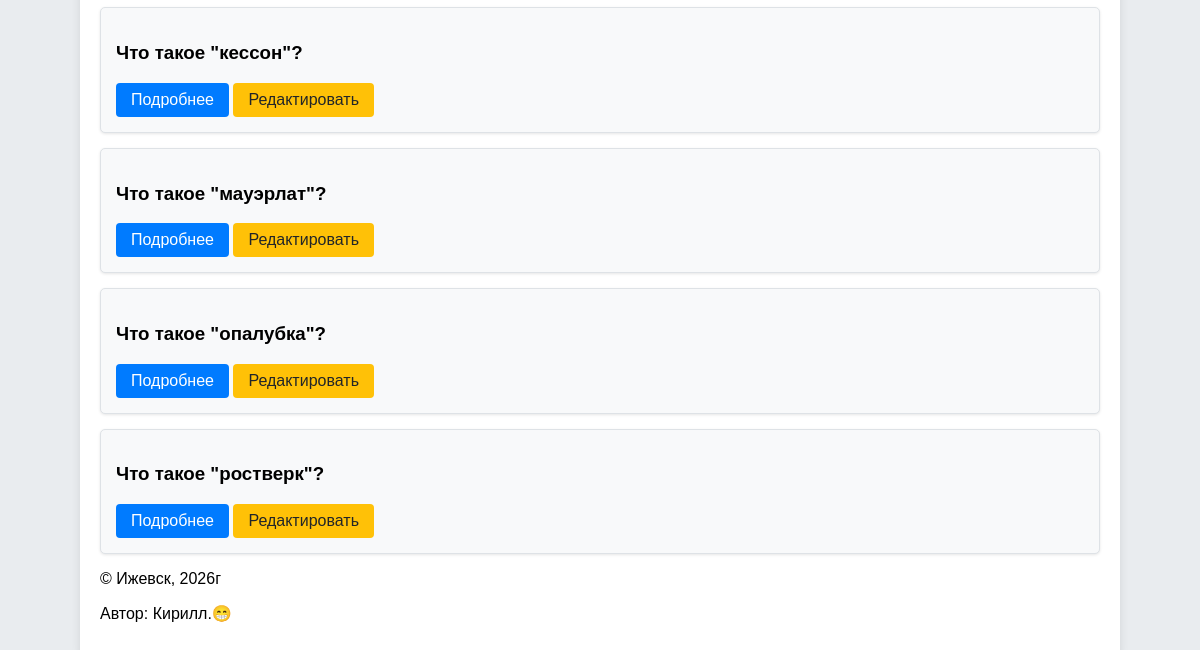
The app's page / (lower part), older data.
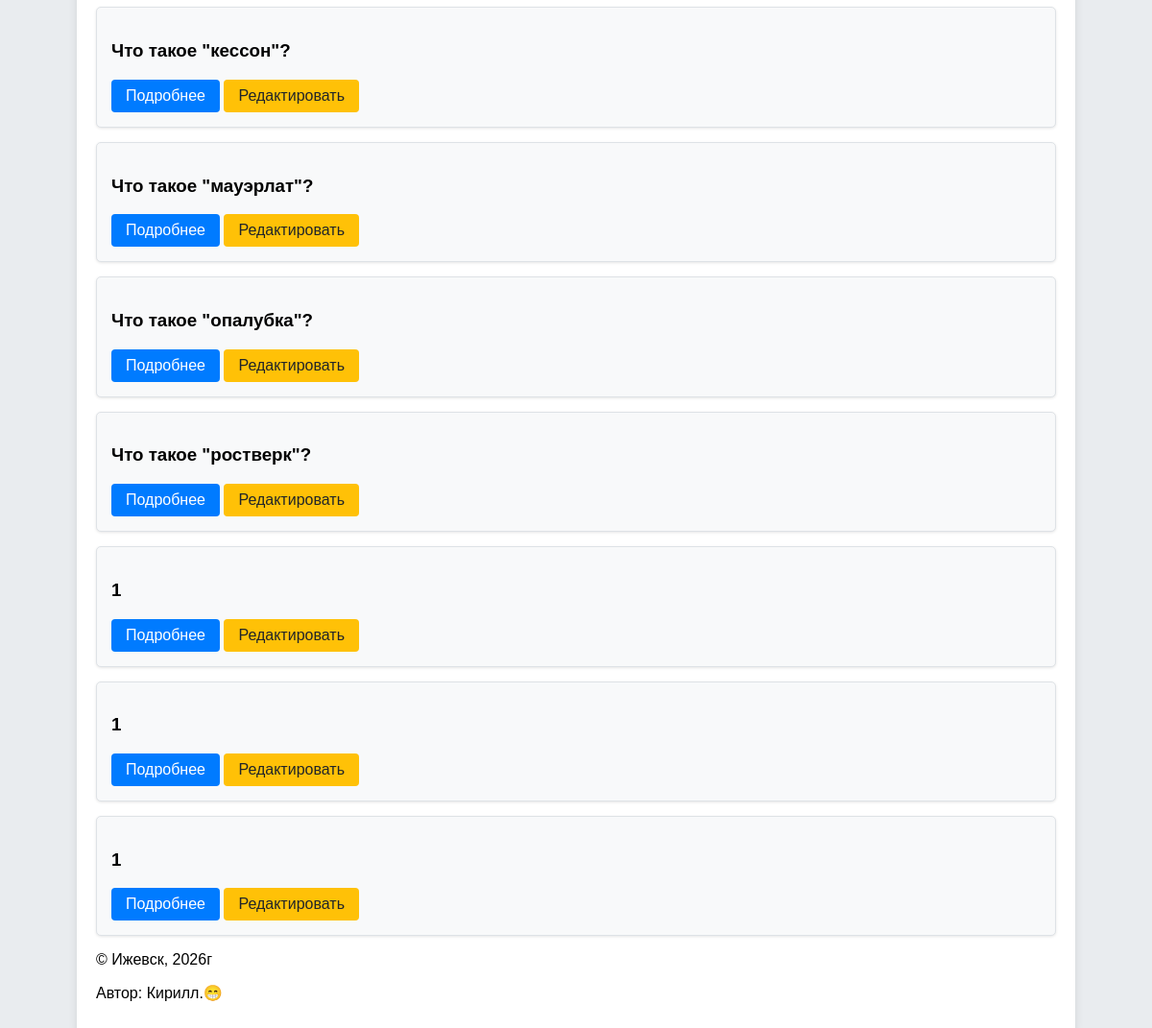
The same page, newer data.
### quiz/models.py (models this page shows, shortened)
class Question(models.Model):
    question_text = models.CharField(max_length=500, verbose_name="Текст вопроса")
    option1 = models.CharField(max_length=200, verbose_name="Вариант 1")
    option2 = models.CharField(max_length=200, verbose_name="Вариант 2")
    option3 = models.CharField(max_length=200, verbose_name="Вариант 3")
    option4 = models.CharField(max_length=200, verbose_name="Вариант 4")
    correct_option = models.PositiveSmallIntegerField(verbose_name="Правильный вариант (1-4)")
    explanation = models.TextField(verbose_name="Пояснение")
    class Meta:
        verbose_name = "Вопрос"
        verbose_name_plural = "Вопросы"

### quiz/views.py (the view)
# urls.py: path("", views.question_list, name="question_list"),
def question_list(request):
    form = SearchForm(request.GET)
    query = request.GET.get("query", "")
    if query:
        questions = Question.objects.filter(question_text__icontains=query)
    else:
        questions = Question.objects.all()
    return render(
        request,
        "quiz/question_list.html",
        {
            "questions": questions,
            "form": form,
            "query": query,
        },
    )

### templates/quiz/question_list.html (shortened to what this page needs)
{% extends 'base.html' %}
{% block content %}
{% for q in questions %}
    <div class="card">
        <h3>{{ q.question_text }}</h3>
        <a href="{% url 'quiz:question_detail' q.id %}" class="btn">Подробнее</a>
        <a href="{% url 'quiz:question_edit' q.id %}" class="btn btn-warning">Редактировать</a>
    </div>
{% empty %}
    <p>Вопросов не найдено.</p>
{% endfor %}
{% endblock %}

Row changes from the older to the newer data that the page shows:
added Question: question_text "1"
added Question: question_text "1"
added Question: question_text "1"
